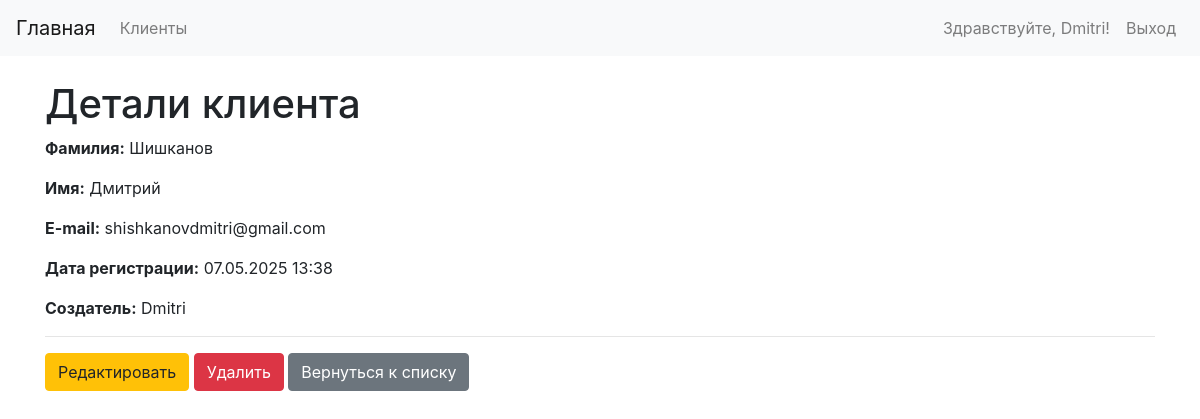
Page /firm/clients/1/ (signed in) on the earlier database version.
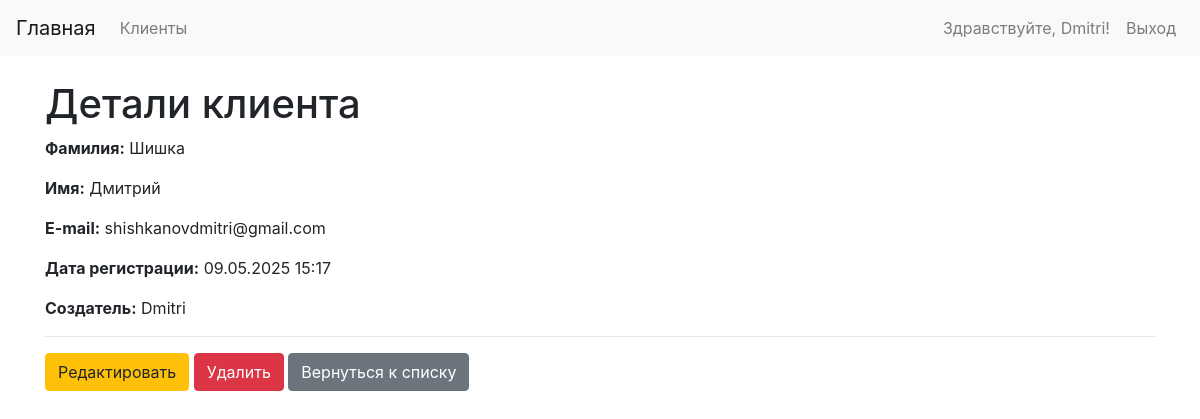
Same page on the later database version.
### firm/models.py (models this page shows, shortened)
class CustomUser(AbstractUser):
    patronymic = models.CharField("Отчество", max_length=255, validators=[name_validator])
    ROLE_CHOICES = (
        ('admin', 'Администратор'),
        ('user', 'Пользователь'),
    )
    role = models.CharField("Роль", max_length=10, choices=ROLE_CHOICES, default='user')
    class Meta:
        verbose_name = "Пользователь" # Добавлено verbose_name
        verbose_name_plural = "Пользователи" # Добавлено verbose_name_plural

class Client(models.Model):
    surname = models.CharField("Фамилия", max_length=255, validators=[name_validator])
    name = models.CharField("Имя", max_length=255, validators=[name_validator])
    email = models.EmailField("E-mail", unique=True)
    registration_date = models.DateTimeField("Дата регистрации", auto_now_add=True)
    created_by = models.ForeignKey(settings.AUTH_USER_MODEL, on_delete=models.CASCADE, related_name='clients', verbose_name="Создатель") # Используем settings.AUTH_USER_MODEL
    class Meta:
        verbose_name = "Клиент"
        verbose_name_plural = "Клиенты"

### firm/views.py (the view)
# urls.py: path('clients/<int:pk>/', views.client_detail, name='client_detail'),
@login_required
def client_detail(request, pk):
    client = get_object_or_404(Client, pk=pk)
    if not request.user.is_staff and client.created_by != request.user:
        messages.error(request, 'У вас нет прав для просмотра этого клиента.')
        return redirect('firm:client_list')
    form = ClientViewForm(instance=client)
    return render(request, 'firm/client_detail.html', {'client': client, 'form': form})

### firm/templates/firm/client_detail.html (shortened to what this page needs)
{% extends 'firm/base.html' %}
{% block content %}
    <h1>Детали клиента</h1>
    <p><strong>Фамилия:</strong> {{ client.surname }}</p>
    <p><strong>Имя:</strong> {{ client.name }}</p>
    <p><strong>E-mail:</strong> {{ client.email }}</p>
    <p><strong>Дата регистрации:</strong> {{ client.registration_date|date:"d.m.Y H:i" }}</p>
    <p><strong>Создатель:</strong> {{ client.created_by.username }}</p>
    <hr>
    {% if user.is_staff or client.created_by == user %}
        <a href="{% url 'firm:client_update' client.pk %}" class="btn btn-warning">Редактировать</a>
        <a href="{% url 'firm:client_delete' client.pk %}" class="btn btn-danger">Удалить</a>
    {% endif %}
    <a href="{% url 'firm:client_list' %}" class="btn btn-secondary">Вернуться к списку</a>
{% endblock %}

### firm/templates/firm/base.html (shortened to what this page needs)
<!DOCTYPE html>
<html lang="ru">
<head>
    <link rel="stylesheet" href="https://cdn.jsdelivr.net/npm/bootstrap@4.6.2/dist/css/bootstrap.min.css">
</head>
<body>
    <nav class="navbar navbar-expand-lg navbar-light bg-light">
        <a class="navbar-brand" href="{% url 'index' %}">Главная</a>
        <div class="collapse navbar-collapse" id="navbarNav">
            <ul class="navbar-nav mr-auto">
                <li class="nav-item">
                    <a class="nav-link" href="{% url 'firm:client_list' %}">Клиенты</a>
                </li>
            </ul>
            <ul class="navbar-nav">
                {% if user.is_authenticated %}
                    <li class="nav-item">
                        <span class="navbar-text mr-2">
                            Здравствуйте, {{ user.username }}!
                        </span>
                    </li>
                    <li class="nav-item">
                        <a class="nav-link" href="{% url 'firm:logout' %}">Выход</a>
                    </li>
                {% endif %}
            </ul>
        </div>
    </nav>
    <div class="container mt-4">
        {% block content %}
        {% endblock %}
    </div>
</body>
</html>

Differences in the rows shown:
changed Client "Дмитрий": surname "Шишканов" → "Шишка"; registration_date "07.05.2025 13:38" → "09.05.2025 15:17"
